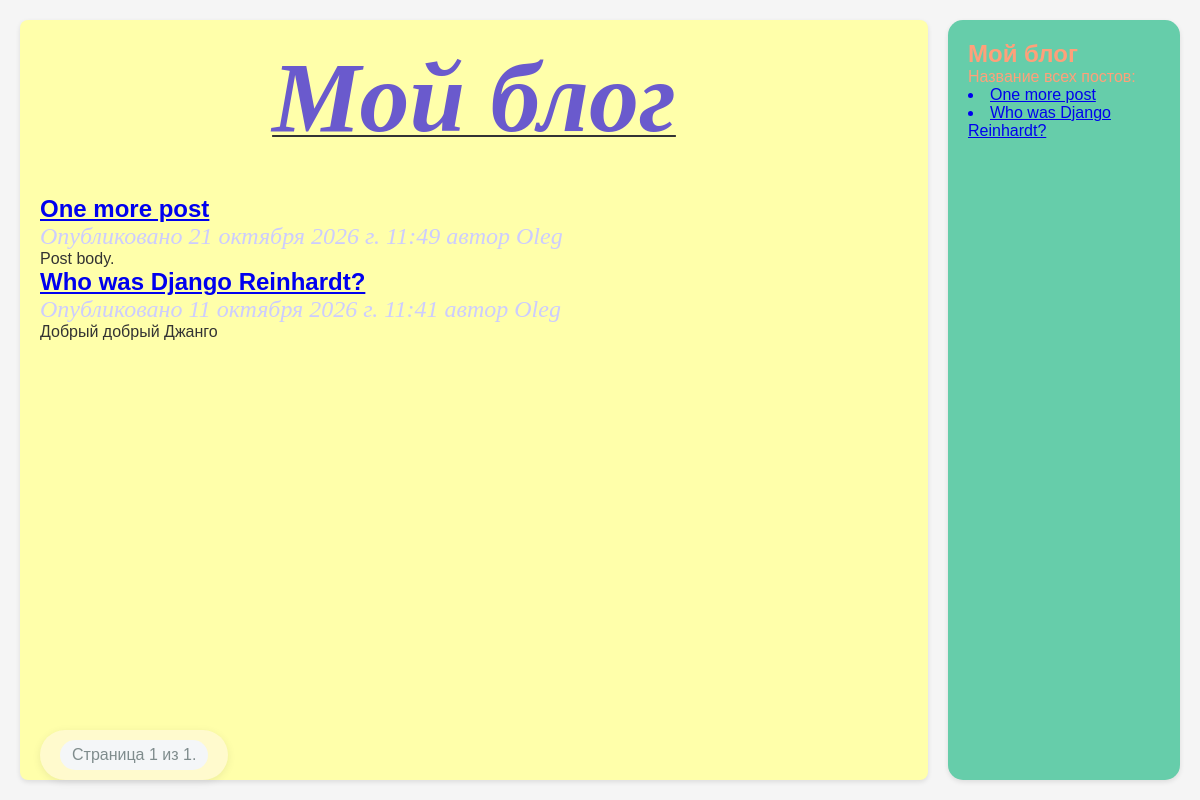
/, run on an earlier commit of the app's database.
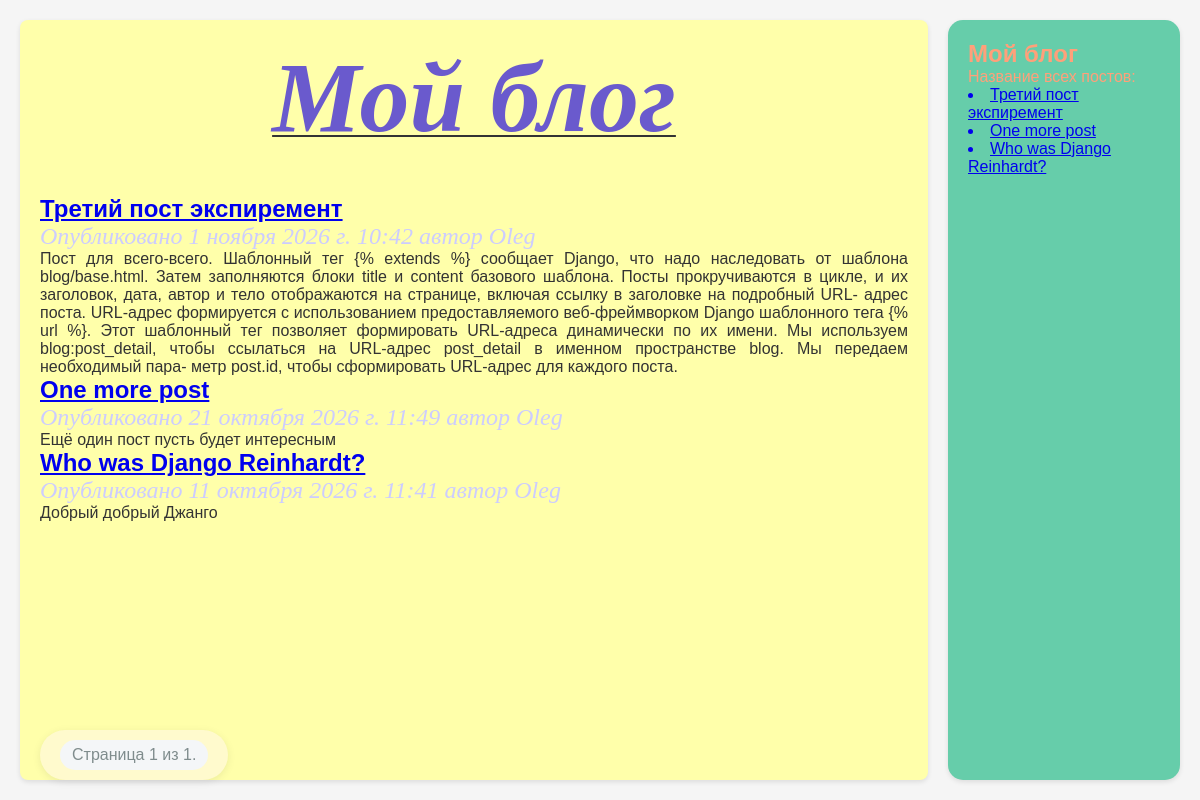
And on a later commit of the database.
### blogik/models.py (models this page shows, shortened)
class Post(models.Model):
    class Status(models.TextChoices):
        DRAFT = 'DF', 'Draft'
        PUBLISHED = 'PB', 'Published'
    title = models.CharField(max_length=250)
    slug = models.SlugField(max_length=250,
                            unique_for_date='publish')
    body = models.TextField()
    publish = models.DateTimeField(default=timezone.now)
    created = models.DateTimeField(auto_now_add=True)
    updated = models.DateTimeField(auto_now=True)
    status = models.CharField(max_length=2,
                              choices=Status.choices,
                              default=Status.DRAFT)#поле для упр-я постов
    author = models.ForeignKey(User,
                               on_delete=models.CASCADE,
                               related_name='blogik_posts')
    objects = models.Manager()
    published = PublishedManager()
    ooo = OooManager()
    class Meta:
        ordering = ['-publish']
        indexes = [
            models.Index(fields=['-publish']),
        ]
    def get_absolute_url(self):
        return reverse('blogik:post_detail',
                       kwargs={'year':self.publish.year,
                             'month':self.publish.month,
                             'post_slug':self.slug,
                             'day':self.publish.day,
                               })

### blogik/views.py (the view)
# urls.py: path('', views.post_list, name='post_list'),
def post_list(request):
    posts_list = Post.published.all()
    paginator = Paginator(posts_list,3)
    page_num = request.GET.get('page',1)
    posts = paginator.get_page(page_num)
    return render(request,
                  'blogik/post/list.html',
                  {'posts': posts})

### blogik/models.py (called while the page is built)
    def get_queryset(self):
        return super().get_queryset()\
                .filter(status=Post.Status.PUBLISHED)

### blogik/templates/blogik/post/list.html (shortened to what this page needs)
{% extends 'blogik/base.html' %}
{% block content %}
    <h1 class="underline" align="center">Мой блог</h1>
    {% for post in posts %}
        <h2>
            <a href="{{ post.get_absolute_url }}">
                {{ post.title }}
            </a>
        </h2>
        <p class="date">
            Опубликовано {{ post.publish }} автор {{ post.author|capfirst }}
        </p>
        {{ post.body}}
    {% endfor %}
    {% include 'pagination.html' with page=posts %}
{% endblock %}
{% block sidebar %}
    <p>Название всех постов:</p>
    {% for post in posts %}
        <a href="{{ post.get_absolute_url }}">
            <li>{{ post.title }}</li>
        </a>
    {% endfor %}
{% endblock %}

What changed in the data, as far as the page shows it:
added Post: title "Третий пост экспиремент", publish "1 ноября 2026 г. 10:42", author "Oleg", body "Пост для всего-всего. Шаблонный тег {% extends %} сообщает Django, что надо наследовать от шаблона blog/base.html. Затем заполняются блоки title и content базового шаблона. Посты прокручиваются в цикле, и их заголовок, дата, автор и тело отображаются на странице, включая ссылку в заголовке на подробный URL- адрес поста. URL-адрес формируется с использованием предоставляемого веб-фреймворком Django шаблонного тега {% url %}. Этот шаблонный тег позволяет формировать URL-адреса динамически по их имени. Мы используем blog:post_detail, чтобы ссылаться на URL-адрес post_detail в именном пространстве blog. Мы передаем необходимый пара- метр post.id, чтобы сформировать URL-адрес для каждого поста."
changed Post "One more post": body "Post body." → "Ещё один пост пусть будет интересным"
